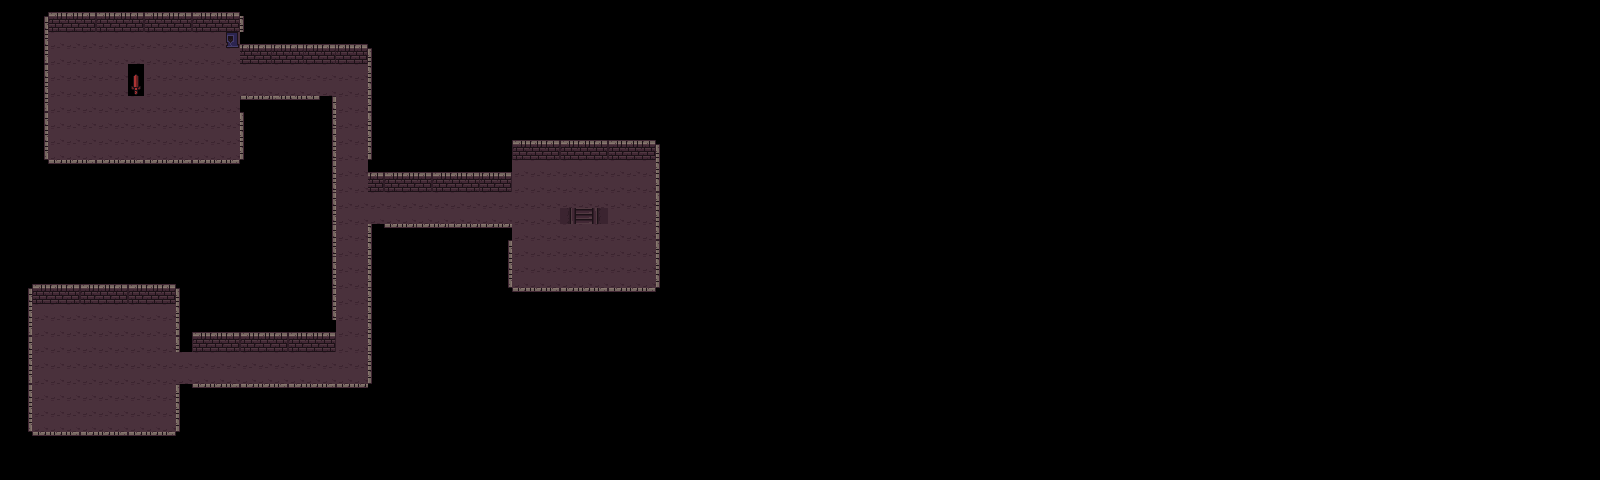

The image is a tile-based game level rendered from a .tmx file. Its description and source (layers, tilesets, objects; grid data summarised) follow:
An orthogonal 100x30 tile map with 16x16 px tiles, 2 tile layers (Tile Layer 1, enemies).

<map version="1.2" tiledversion="1.3.3" orientation="orthogonal" renderorder="right-down" width="100" height="30" tilewidth="16" tileheight="16" infinite="0" nextlayerid="4" nextobjectid="1">
 <tileset firstgid="1" name="0x72_16x16DungeonTileset.v4" tilewidth="16" tileheight="16" tilecount="256" columns="16">
  <image source="0x72_16x16DungeonTileset.v4.png" width="256" height="256" />
  <tile id="0" type="wall">
   <properties>
    <property name="wall" value="true" />
   </properties>
  </tile>
  <tile id="1" type="wall">
   <properties>
    <property name="wall" value="true" />
   </properties>
  </tile>
  <tile id="2" type="wall">
   <properties>
    <property name="wall" value="true" />
   </properties>
  </tile>
  <tile id="3" type="wall" />
  <tile id="4" type="wall" />
  <tile id="16" type="wall">
   <properties>
    <property name="wall" value="true" />
   </properties>
  </tile>
  <tile id="17" type="wall">
   <properties>
    <property name="wall" value="true" />
   </properties>
  </tile>
  <tile id="18" type="wall">
   <properties>
    <property name="wall" value="true" />
   </properties>
  </tile>
  <tile id="19" type="wall" />
  <tile id="20" type="wall" />
  <tile id="22">
   <properties>
    <property name="stair" value="true" />
   </properties>
  </tile>
  <tile id="36" type="wall" />
  <tile id="48" type="wall" />
  <tile id="51" type="wall" />
  <tile id="52" type="wall" />
  <tile id="53" type="wall" />
  <tile id="54" type="wall" />
  <tile id="64" type="wall" />
  <tile id="65" type="wall" />
  <tile id="66" type="wall" />
  <tile id="67" type="wall" />
  <tile id="68" type="wall" />
  <tile id="69" type="wall" />
  <tile id="70" type="wall" />
  <tile id="73">
   <properties>
    <property name="ship" value="true" />
   </properties>
  </tile>
  <tile id="89">
   <properties>
    <property name="ship" value="true" />
   </properties>
  </tile>
  <tile id="149">
   <properties>
    <property name="shooter" value="true" />
   </properties>
  </tile>
  <tile id="194">
   <properties>
    <property name="fire" value="true" />
   </properties>
  </tile>
 </tileset>
 <layer id="1" name="Tile Layer 1" width="100" height="30">
  <data>[3000 cells, 3000 non-empty, 11 distinct tile ids]</data>
 </layer>
 <layer id="3" name="enemies" width="100" height="30">
  <data>[3000 cells, 10 non-empty, 7 distinct tile ids]</data>
 </layer>
</map>
